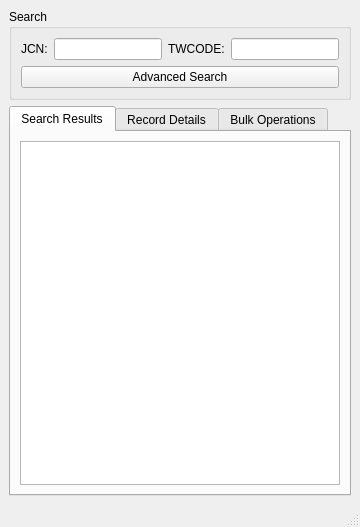
<?xml version="1.0" encoding="UTF-8"?>
<ui version="4.0">
 <class>MainWindow</class>
 <widget class="QMainWindow" name="MainWindow">
  <property name="windowTitle">
   <string>External Logistics Database</string>
  </property>
  <widget class="QWidget" name="centralwidget">
   <layout class="QVBoxLayout" name="verticalLayout">
    <!-- Search Section -->
    <item>
     <widget class="QGroupBox" name="searchGroupBox">
      <property name="title">
       <string>Search</string>
      </property>
      <layout class="QGridLayout" name="searchLayout">
       <item row="0" column="0">
        <widget class="QLabel" name="jcnLabel">
         <property name="text">
          <string>JCN:</string>
         </property>
        </widget>
       </item>
       <item row="0" column="1">
        <widget class="QLineEdit" name="jcnSearch"/>
       </item>
       <item row="0" column="2">
        <widget class="QLabel" name="twcodeLabel">
         <property name="text">
          <string>TWCODE:</string>
         </property>
        </widget>
       </item>
       <item row="0" column="3">
        <widget class="QLineEdit" name="twcodeSearch"/>
       </item>
       <item row="1" column="0" colspan="4">
        <widget class="QPushButton" name="advancedSearchButton">
         <property name="text">
          <string>Advanced Search</string>
         </property>
        </widget>
       </item>
      </layout>
     </widget>
    </item>
    
    <!-- Main Tab Widget -->
    <item>
     <widget class="QTabWidget" name="mainTabWidget">
      <!-- Search Results Tab -->
      <widget class="QWidget" name="searchResultsTab">
       <attribute name="title">
        <string>Search Results</string>
       </attribute>
       <layout class="QVBoxLayout" name="searchResultsLayout">
        <item>
         <widget class="QTableView" name="searchResultsTable"/>
        </item>
       </layout>
      </widget>
      
      <!-- Record Details Tab -->
      <widget class="QWidget" name="recordDetailsTab">
       <attribute name="title">
        <string>Record Details</string>
       </attribute>
       <layout class="QVBoxLayout" name="recordDetailsLayout">
        <item>
         <widget class="QGroupBox" name="mrlDetailsGroup">
          <property name="title">
           <string>MRL Details</string>
          </property>
          <!-- Add MRL detail fields here -->
         </widget>
        </item>
        <item>
         <widget class="QGroupBox" name="fulfillmentDetailsGroup">
          <property name="title">
           <string>Fulfillment Details</string>
          </property>
          <!-- Add Fulfillment detail fields here -->
         </widget>
        </item>
        <item>
         <widget class="QTabWidget" name="recordInfoTabs">
          <widget class="QWidget" name="commentsTab">
           <attribute name="title">
            <string>Comments</string>
           </attribute>
           <layout class="QVBoxLayout" name="commentsLayout">
            <item>
             <widget class="QTextEdit" name="commentsView" />
            </item>
            <item>
             <widget class="QPushButton" name="addCommentButton">
              <property name="text">
               <string>Add Comment</string>
              </property>
             </widget>
            </item>
           </layout>
          </widget>
          <widget class="QWidget" name="auditTrailTab">
           <attribute name="title">
            <string>Audit Trail</string>
           </attribute>
           <layout class="QVBoxLayout" name="auditTrailLayout">
            <item>
             <widget class="QTableView" name="auditTrailTable" />
            </item>
           </layout>
          </widget>
          <widget class="QWidget" name="reportsTab">
           <attribute name="title">
            <string>Linked Reports</string>
           </attribute>
           <layout class="QVBoxLayout" name="reportsLayout">
            <item>
             <widget class="QTableView" name="reportsTable" />
            </item>
            <item>
             <widget class="QPushButton" name="editReportLinksButton">
              <property name="text">
               <string>Edit Report Links</string>
              </property>
             </widget>
            </item>
           </layout>
          </widget>
         </widget>
        </item>
       </layout>
      </widget>
      
      <!-- Bulk Operations Tab -->
      <widget class="QWidget" name="bulkOperationsTab">
       <attribute name="title">
        <string>Bulk Operations</string>
       </attribute>
       <layout class="QVBoxLayout" name="bulkOperationsLayout">
        <item>
         <widget class="QPushButton" name="insertMRLButton">
          <property name="text">
           <string>Insert MRL Line Items</string>
          </property>
         </widget>
        </item>
        <item>
         <widget class="QPushButton" name="updateFulfillmentButton">
          <property name="text">
           <string>Update Fulfillment Records</string>
          </property>
         </widget>
        </item>
       </layout>
      </widget>
     </widget>
    </item>
   </layout>
  </widget>
  <widget class="QStatusBar" name="statusbar"/>
 </widget>
 <resources/>
 <connections/>
</ui>
